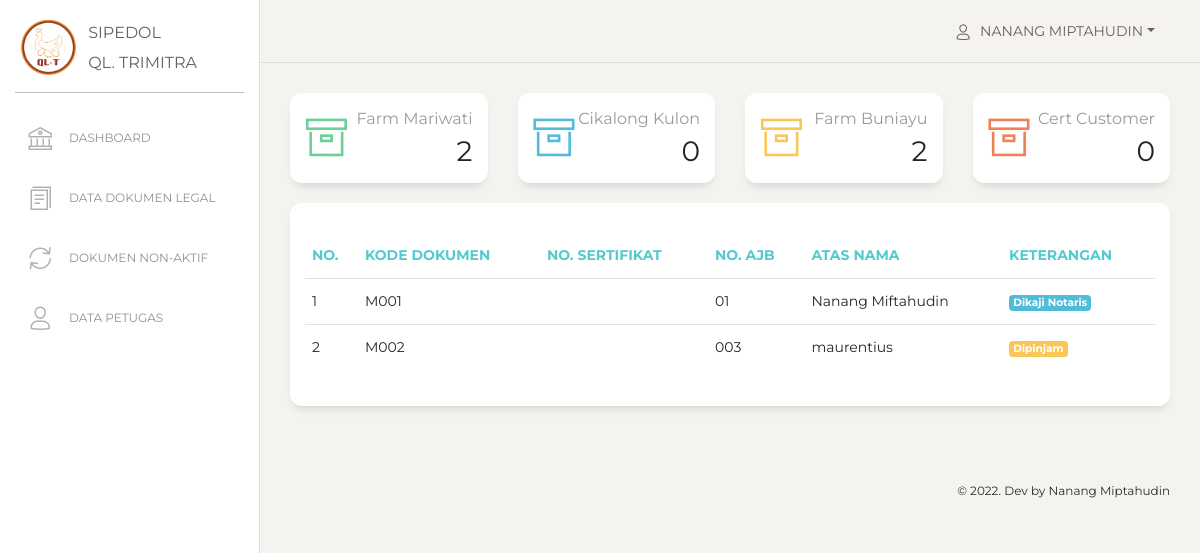
Page /view_admin/index_dashboard.php?titik_lokasi=1 (signed in) on the committed database.
### tables this page shows
CREATE TABLE `users` (
  `id` int(11) NOT NULL,
  `nama` varchar(255) NOT NULL,
  `email` varchar(255) NOT NULL,
  `username` varchar(255) NOT NULL,
  `password` varchar(255) NOT NULL,
  `role_id` int(11) NOT NULL,
  `date_created` date NOT NULL,
  `is_active` int(11) NOT NULL
);

CREATE TABLE `data_legal` (
  `id_legal` int(11) NOT NULL,
  `kode_dokumen` varchar(100) NOT NULL,
  `no_dokumen` varchar(100) NOT NULL,
  `no_hgb` varchar(100) NOT NULL,
  `no_ajb` varchar(100) NOT NULL,
  `luas_tanah` int(11) NOT NULL,
  `atas_nama` varchar(100) NOT NULL,
  `no_kuasa` varchar(100) NOT NULL,
  `titik_lokasi` int(11) NOT NULL,
  `file` varchar(255) NOT NULL,
  `status_dokumen` int(11) NOT NULL,
  `keterangan` varchar(256) NOT NULL,
  `date_created` date NOT NULL,
  `is_active` int(1) NOT NULL
);

CREATE TABLE `status_dokumen` (
  `id_status_dokumen` int(11) NOT NULL,
  `status` varchar(100) NOT NULL,
  `date_created` date NOT NULL
);

### functions.php (called while the page is built, shortened)
<?php
$conn = mysqli_connect("localhost", "root", "", "db_sipedol");
function query($query)
{
    global $conn;
    $result = mysqli_query($conn, $query);
    $rows = [];
    while ($row = mysqli_fetch_assoc($result)) {
        $rows[] = $row;
    }
    return $rows;
}

### view_admin/index_dashboard.php (the view, shortened to what this page needs)
<?php
include "../view_template/header.php";
include "../view_template/sidebar.php";
include "../view_template/topbar.php";
$total_f = count(query("SELECT * FROM data_legal WHERE titik_lokasi = 1 AND is_active = 1"));
$total_r = count(query("SELECT * FROM data_legal WHERE titik_lokasi = 2 AND is_active = 1"));
$total_b = count(query("SELECT * FROM data_legal WHERE titik_lokasi = 3 AND is_active = 1"));
$total_c = count(query("SELECT * FROM data_legal WHERE titik_lokasi = 4 AND is_active = 1"));
$titik_lokasi = $_GET["titik_lokasi"];
$legal = query("SELECT * FROM data_legal
                INNER JOIN titik_lokasi ON data_legal.titik_lokasi = titik_lokasi.id_titik_lokasi
                INNER JOIN status_dokumen ON data_legal.status_dokumen = status_dokumen.id_status_dokumen
                WHERE titik_lokasi = $titik_lokasi
                AND is_active = 1
                ");
?>
<div class="content">
    <div class="row">
        <div class="col-lg-3 col-md-6 col-sm-6">
            <a href="index_dashboard.php?titik_lokasi=1">
                <div class="card card-stats">
                    <div class="card-body ">
                        <div class="row pb-2">
                            <div class="col-2 col-md-2">
                                <div class="icon-big text-center icon-warning">
                                    <i class="nc-icon nc-box text-success"></i>
                                </div>
                            </div>
                            <div class="col-10 col-md-10">
                                <div class="numbers">
                                    <p class="card-category">Farm Mariwati</p>
                                    <p class="card-title"><?= $total_f; ?>
                                </div>
                            </div>
                        </div>
                    </div>
                </div>
            </a>
        </div>
        <div class="col-lg-3 col-md-6 col-sm-6">
            <a href="index_dashboard.php?titik_lokasi=2">
                <div class="card card-stats">
                    <div class="card-body ">
                        <div class="row pb-2">
                            <div class="col-2 col-md-2">
                                <div class="icon-big text-center icon-warning">
                                    <i class="nc-icon nc-box text-info"></i>
                                </div>
                            </div>
                            <div class="col-10 col-md-10">
                                <div class="numbers">
                                    <p class="card-category">Cikalong Kulon</p>
                                    <p class="card-title"><?= $total_r; ?>
                                </div>
                            </div>
                        </div>
                    </div>
                </div>
            </a>
        </div>
        <div class="col-lg-3 col-md-6 col-sm-6">
            <a href="index_dashboard.php?titik_lokasi=3">
                <div class="card card-stats">
                    <div class="card-body ">
                        <div class="row pb-2">
                            <div class="col-2 col-md-2">
                                <div class="icon-big text-center icon-warning">
                                    <i class="nc-icon nc-box text-warning"></i>
                                </div>
                            </div>
                            <div class="col-10 col-md-10">
                                <div class="numbers">
                                    <p class="card-category">Farm Buniayu</p>
                                    <p class="card-title"><?= $total_b; ?>
                                </div>
                            </div>
                        </div>
                    </div>
                </div>
            </a>
        </div>
        <div class="col-lg-3 col-md-6 col-sm-6">
            <a href="index_dashboard.php?titik_lokasi=4">
                <div class="card card-stats">
                    <div class="card-body ">
                        <div class="row pb-2">
                            <div class="col-2 col-md-2">
                                <div class="icon-big text-center icon-warning">
                                    <i class="nc-icon nc-box text-danger"></i>
                                </div>
                            </div>
                            <div class="col-10 col-md-10">
                                <div class="numbers">
                                    <p class="card-category">Cert Customer</p>
                                    <p class="card-title"><?= $total_c; ?>
                                </div>
                            </div>
                        </div>
                    </div>
                </div>
            </a>
        </div>
    </div>
    <div class="row">
        <div class="col-md-12">
            <div class="card ">
                <div class="card-header ">
                </div>
                <div class="card-body ">
                    <div class="table-responsive">
                        <table class="table">
                            <thead class=" text-primary">
                                <th>No.</th>
                                <th>Kode Dokumen</th>
                                <th>No. Sertifikat</th>
                                <th>No. AJB</th>
                                <th>Atas Nama</th>
                                <th>Keterangan</th>
                            </thead>
                            <tbody>
                                <?php $i = 1; ?>
                                <?php foreach ($legal as $l) : ?>
                                    <tr>
                                        <td><?= $i; ?></td>
                                        <td><?= $l["kode_dokumen"]; ?></td>
                                        <td><?= $l["no_sertifikat"]; ?></td>
                                        <td><?= $l["no_ajb"]; ?></td>
                                        <td><?= $l["atas_nama"]; ?></td>
                                        <td>
                                            <?php if ($l["id_status_dokumen"] == 1) : ?>
                                                <span class="badge bg-info text-white"><?= $l["status"]; ?></span>
                                            <?php elseif ($l["id_status_dokumen"] == 2) : ?>
                                                <span class="badge bg-success text-white"><?= $l["status"]; ?></span>
                                            <?php elseif ($l["id_status_dokumen"] == 3) : ?>
                                                <span class="badge bg-warning text-white"><?= $l["status"]; ?></span>
                                            <?php else : ?>
                                                <span class="badge bg-danger text-white"><?= $l["status"]; ?></span>
                                            <?php endif; ?>
                                        </td>
                                    </tr>
                                    <?php $i++; ?>
                                <?php endforeach; ?>
                            </tbody>
                        </table>
                    </div>
                </div>
            </div>
        </div>
    </div>
</div>
<?php include "../view_template/footer.php"; ?>

### view_template/topbar.php (shortened to what this page needs)
<nav class="navbar navbar-expand-lg navbar-absolute fixed-top navbar-transparent">
    <div class="container-fluid">
        <div class="navbar-wrapper">
            <a class="navbar-brand" href="javascript:;">Dashboard</a>
        </div>
        <div class="collapse navbar-collapse justify-content-end" id="navigation">
            <ul class="navbar-nav">
                <li class="nav-item btn-rotate dropdown">
                    <a class="nav-link dropdown-toggle" href="#" id="navbarDropdownMenuLink" data-toggle="dropdown" aria-haspopup="true" aria-expanded="false">
                        <i class="nc-icon nc-single-02"></i>
                        <p>
                            <span class="d-md-block"><?= $user["nama"]; ?></span>
                        </p>
                    </a>
                </li>
            </ul>
        </div>
    </div>
</nav>
<div class="wrapper ">
    <div class="main-panel">

### rows in the picture
users: nama "NANANG MIPTAHUDIN"
data_legal: kode_dokumen "M001", no_ajb "01", atas_nama "Nanang Miftahudin", status_dokumen.status "Dikaji Notaris"
data_legal: kode_dokumen "M002", no_ajb "003", atas_nama "maurentius", status_dokumen.status "Dipinjam"

### other values in the picture
$total_f "2"
$total_r "0"
$total_b "2"
$total_c "0"
